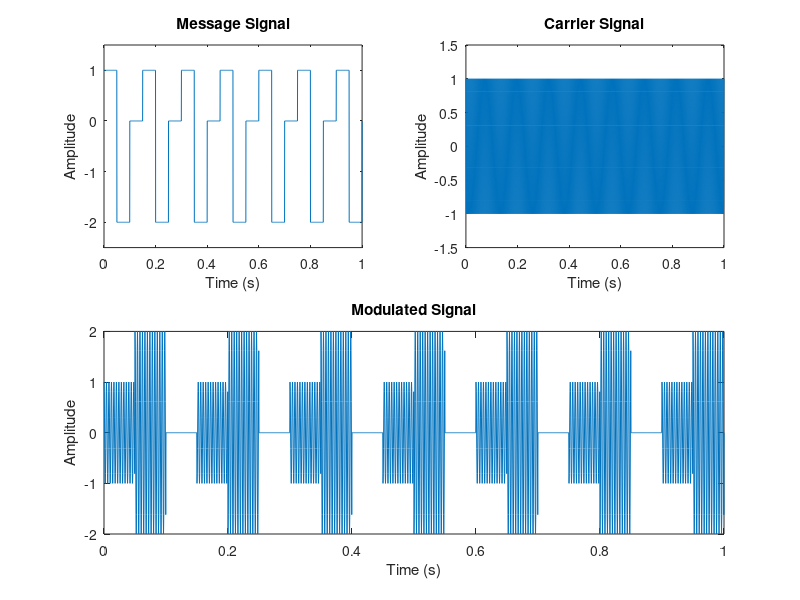
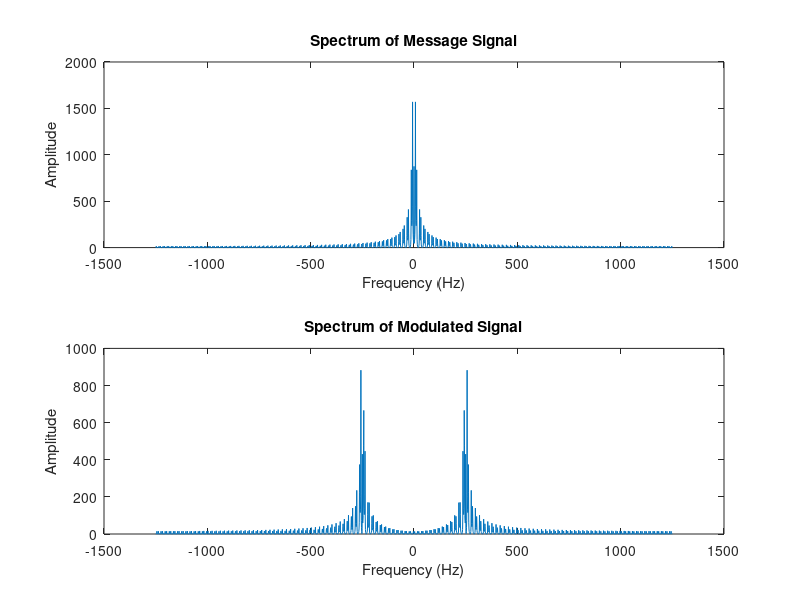

MATLAB code for these plots, in order:
% Illustrative Problem 3.1
% ------------------------
clc;
clear all;
close all;

% Details given in the question
Fc = 250;
t0 = 0.15;

% Assumed values
Tstart = 0;
Tstop = 1;
Fs = 2.5 * 10^3;

% Generating time
Ts = 1 / Fs;
t = Tstart : Ts : Tstop;
N = length(t);

% Generating the message signal
tk = mod(t, t0);
m_t = (tk <= (1/3)*t0) - 2*((tk > (1/3)*t0) .* (tk <= (2/3)*t0));
subplot(2,2,1);
plot(t, m_t);
ylim([-2.5 1.5]);
title('Message Signal');
xlabel('Time (s)');
ylabel('Amplitude');

% Generating the carrier signal
c_t = cos(2*pi*Fc*t);
subplot(2,2,2);
plot(t, c_t);
title('Carrier Signal');
xlabel('Time (s)');
ylabel('Amplitude');
ylim([-1.5 1.5]);

% Generating the modulated signal
u_t = m_t .* c_t;
subplot(2,2,3:4);
plot(t, u_t);
title('Modulated Signal');
xlabel('Time (s)');
ylabel('Amplitude');

% Plot Spectra
figure;
subplot(2,1,1);
plot(linspace(-Fs/2, Fs/2, N), abs(fftshift(fft(m_t))));
title('Spectrum of Message Signal');
xlabel('Frequency (Hz)');
ylabel('Amplitude');
subplot(2,1,2);
plot(linspace(-Fs/2, Fs/2, N), abs(fftshift(fft(u_t))));
title('Spectrum of Modulated Signal');
xlabel('Frequency (Hz)');
ylabel('Amplitude');

% Calculate power
u_pow = sum(u_t .^ 2) / N;
fprintf(1, 'Power of modulated signal u(t) = %f / %f\n\n', u_pow);

% Calculate Noise Power
SNR = 10;
n_pow = u_pow / (10 ^ (SNR/10));
fprintf(1, 'Noise power = %f\n\n', n_pow);


